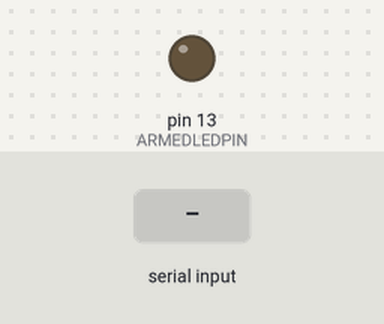
The sketch below on a simulated Arduino Uno, built with avr-gcc and run on an emulated ATmega328P. On the bench: output pins drawn as LEDs (lit = HIGH). Inputs (shaded band) come from the test bench. What the sketch prints to the serial monitor is not drawn.

Above: at 1.2 s.
1.3 s: "30,150&" received over Serial
At 2.2 s:
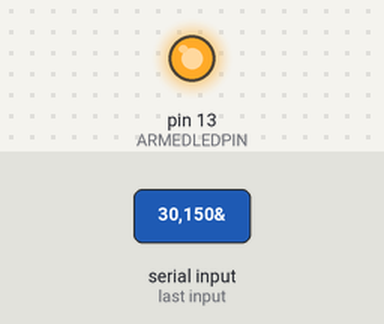
2.8 s: "200&" received over Serial
At 3.3 s:
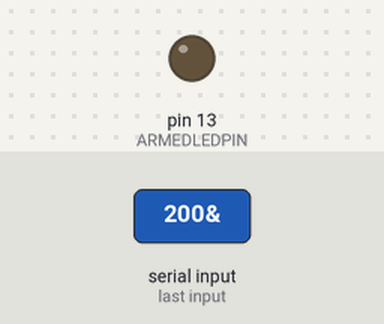
Timing chart, 0 to 5.8 s (numbered marks = the images above; inputs shaded):
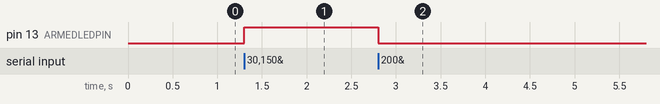

Measured:
- after the input at 1.3 s, pin 13 (ARMEDLEDPIN): LOW → HIGH at once
- after the input at 2.8 s, pin 13 (ARMEDLEDPIN): HIGH → LOW at once

The sketch:

MotorController.ino
```cpp
#define DEBUG
#define SIMULATION

/*
The Coordinator port is the port by which the motor communicates to
the coordinator. The coordinator sends commands here, and the motor
controller responds with errors or successes.
*/
#define COORDINATOR_PORT Serial
enum MotorControls{RotateAbsolute = 0, MoveToPosition = 1, Stop = 2, Start = 3};
enum MotorErrors{MotionComplete = 0, RotationFailure = 1, MoveToPositionFailure = 2};

struct MotionValue
{
	MotorControls MotionType;
	int position;
};

// Global Motion Controls
boolean Armed = false;
boolean MotionQueued = false;
long position = 0; // Position is relative and resets after motion
long allowablePositionError = 3;
int rotation = 0; // Rotation is held globally and absolute.
int allowableRotationError = 3;
MotionValue curMotion;

int ARMEDLEDPIN = 13;

long updateInterval = 1000;
long lastUpdate = 0;

// Return Success = 0, Failure = 1
int ParseCommand(char ControlByte, String ControlArgument)
{
	ControlByte = ControlByte - '0';

	if(ControlByte == RotateAbsolute)
	{
		curMotion.MotionType = RotateAbsolute;
		curMotion.position = ControlArgument.toInt();
		MotionQueued = true;

#ifdef DEBUG
		Serial.print("Found rotate command with value of ");
		Serial.println(curMotion.position);
#endif
	}
	else if(ControlByte == MoveToPosition)
	{
		curMotion.MotionType = MoveToPosition;
		curMotion.position = ControlArgument.toInt();
		MotionQueued = true;

		#ifdef DEBUG
		Serial.print("Found Move command with value of ");
		Serial.println(curMotion.position);
		#endif
	}
	else if(ControlByte == Stop)
	{
		Armed = false;

		#ifdef DEBUG
		Serial.println("Disarmed");
		#endif
	}
	else if(ControlByte == Start)
	{
		Armed = true;

		#ifdef DEBUG
		Serial.println("Armed");
		#endif
	}
	else
	{
		#ifdef DEBUG
		Serial.println("Command Not Found");
		#endif

		return 1; // Command Not Found
	}

	return 0;
}

// Return Success = 0, Failure = 1
int CheckForCommands()
{
	enum ReadStates{ReadCommand, ReadComma, ReadArgument, end};

	char ControlByte;
	String ControlArgument;

	ReadStates state = ReadCommand;
	if(COORDINATOR_PORT.available())
	{
		while(COORDINATOR_PORT.available())
		{
			if(state == ReadCommand)
			{
				ControlByte = COORDINATOR_PORT.read();
				state = ReadComma;
			}
			else if(state == ReadComma)
			{
				char comma = COORDINATOR_PORT.read();

				if(comma != ',')
				{
					return 1;
				}

				state = ReadArgument;
			}
			else if(state == ReadArgument)
			{
				ControlArgument = COORDINATOR_PORT.readStringUntil('&');
				state = end;
			}
			else
			{
				break;
			}
		}

		return ParseCommand(ControlByte, ControlArgument);
	}

	return 0;
}

void StopAllMotors()
{

}

boolean IsRotationAcceptable()
{
	if(rotation > curMotion.position - allowableRotationError && rotation < curMotion.position + allowableRotationError)
	{
		return true;
	}

	return false;
}

int DoRotationMove()
{
	if(IsRotationAcceptable())
	{
		MotionQueued = false;

		#ifdef DEBUG
		Serial.println("Rotation complete!");
		#endif

		return 0;
	}
	else
	{
		#ifdef SIMULATION
		rotation = curMotion.position;
		#else

		#endif
	}

	return 0;
}

boolean IsPositionAcceptable()
{
	if(position > curMotion.position - allowablePositionError && position < curMotion.position + allowablePositionError)
	{
		return true;
	}

	return false;
}

int DoPositionMove()
{
	if(IsPositionAcceptable())
	{
		MotionQueued = false;

		#ifdef DEBUG
		Serial.println("Motion complete!");
		#endif

		return 0;
	}
	else
	{
		#ifdef SIMULATION
		position = curMotion.position;
		#else

		#endif
	}

	return 0;
}

int DetermineMotionTypeAndMove()
{
	if(curMotion.MotionType == RotateAbsolute)
	{
		return DoRotationMove();
	}
	else if(curMotion.MotionType == MoveToPosition)
	{
		return DoPositionMove();
	}

	return 0;
}

int DoMotion()
{
	if(Armed)
	{
		digitalWrite(ARMEDLEDPIN, HIGH);

		if(MotionQueued)
		{
			return DetermineMotionTypeAndMove();
		}
		else
		{
			return 0;
		}
	}
	else
	{
		digitalWrite(ARMEDLEDPIN, LOW);

		StopAllMotors();
		return 0;
	}

	return 0;
}

void setup()
{
	pinMode(ARMEDLEDPIN, OUTPUT);
	digitalWrite(ARMEDLEDPIN, LOW);

	COORDINATOR_PORT.begin(9600);
}

void loop()
{
	CheckForCommands();
	int status = DoMotion();

	// A Status of 1 means in motion
	// A status greater than 1 means error
	// A status of 0 means ready for next command
	if(millis() - lastUpdate > updateInterval)
	{
		lastUpdate = millis();
		COORDINATOR_PORT.print(status);
		COORDINATOR_PORT.print('&');
	}
}
```
